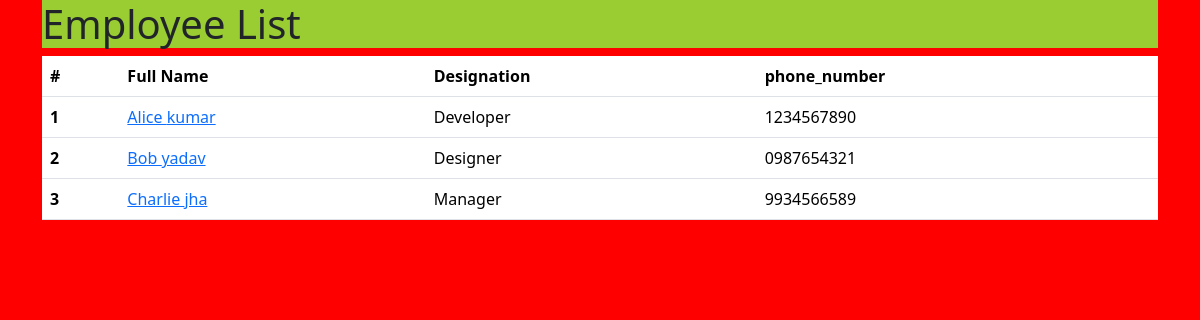
The page / on the database its author committed.
### employees/models.py (models this page shows)
class Employee(models.Model):
    first_name = models.CharField(max_length=100)
    last_name = models.CharField(max_length=100)
    photo = models.ImageField(upload_to= 'images')
    designation = models.CharField(max_length=100)
    email_address = models.EmailField(max_length=100, unique=True)
    phone_number = models.CharField(max_length=12, blank=True)
    created_at = models.DateTimeField(auto_now_add=True)
    updated_at = models.DateTimeField(auto_now=True)
    def __str__(self):
        return self.first_name

### mysite/views.py (the view)
# urls.py: 2. Add a URL to urlpatterns:  path('', views.home, name='home')
def home(request):
    employee = Employee.objects.all()
    print(employee)
    context = {"title": "My Django Site"}
    context = {
        'employees' : employee,
    }
    return render(request, 'home.html', context)

### templates/home.html (shortened to what this page needs)
{% load static %}
<!DOCTYPE html>
<html lang="en">
<head>
    <link href="https://cdn.jsdelivr.net/npm/bootstrap@5.3.8/dist/css/bootstrap.min.css" rel="stylesheet">
    <link rel="stylesheet" href="{% static 'css/style.css' %}?v=4">
   </head>
   <body>
    <div class="container">
        <h1>Employee List</h1>
        <table class="table">
  <thead>
    <tr>
      <th scope="col">#</th>
      <th scope="col">Full Name</th>
      <th scope="col">Designation</th>
      <th scope="col">phone_number</th>
    </tr>
  </thead>
  <tbody>
    {% for emp in employees %}
    <tr>
      <th>{{ forloop.counter }}</th>
      <td><a href="{% url 'employee_detail' emp.id %}">{{ emp.first_name }} {{ emp.last_name }}</a></td>
      <td>{{ emp.designation }}</td>
      <td>{{ emp.phone_number }}</td>
    </tr>
    {% endfor %}
  </tbody>
</table>
    </div>
</body>
</html>

### static/css/style.css (style rules this page uses)
body { background-color: red; }
h1 { background-color: yellowgreen; }

### rows shown on the page
Employee: first_name "Alice", last_name "kumar", designation "Developer", phone_number "1234567890"
Employee: first_name "Bob", last_name "yadav", designation "Designer", phone_number "0987654321"
Employee: first_name "Charlie", last_name "jha", designation "Manager", phone_number "9934566589"
